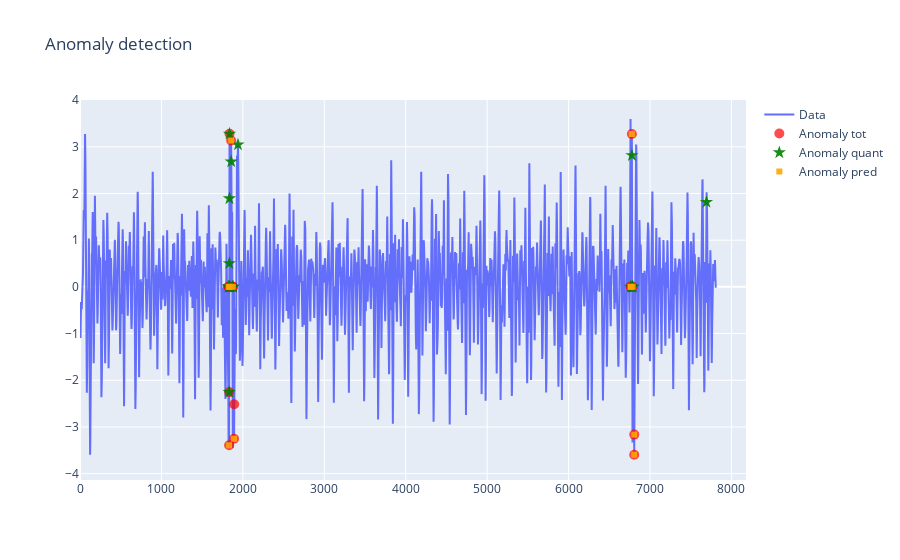

Write notebook code for a chart like this one.
### Code cell
fig = go.Figure()
fig.add_trace(go.Scatter(x= np.arange(low_limit,up_limit,1), y= y_test, name='Data'))


diff_quant = abs(quant10-quant90)
diff_pred = abs(y_test-quant50)

mask = diff_quant+diff_pred > np.max(diff_quant+diff_pred)/2
print("Detected with both prediction and quantiles", np.shape(np.where(mask==1))[1] , "anomalies")

fig.add_trace(go.Scatter(x= np.reshape(np.where(mask==1) , (np.shape(np.where(mask==1))[1]) ), y= y_test[mask], name='Anomaly tot', mode='markers', marker = dict(color="red", size = 10, opacity=0.7)))
fig.update_layout(showlegend=True, title='Anomaly detection')




mask = diff_quant > np.max(diff_quant)/2
print("Detected with quantiles", np.shape(np.where(mask==1))[1] , "anomalies")

fig.add_trace(go.Scatter(x= np.reshape(np.where(mask==1) , (np.shape(np.where(mask==1))[1]) ), y= y_test[mask], name='Anomaly quant', mode='markers', marker = dict(color="green", symbol='star', opacity=0.9, size = 10)))
fig.update_layout(showlegend=True, title='Anomaly detection')




mask = diff_pred > np.max(diff_pred)/2
print("Detected with prediction", np.shape(np.where(mask==1))[1] , "anomalies")

fig.add_trace(go.Scatter(x= np.reshape(np.where(mask==1) , (np.shape(np.where(mask==1))[1]) ), y= y_test[mask], name='Anomaly pred', mode='markers', marker = dict(color="orange", symbol='square',opacity=0.9)))


fig.update_layout(showlegend=True, title='Anomaly detection')
fig.show()

### Figure 1 — Plotly figure (JSON) as saved in the notebook; plotly's stock layout.template omitted (floating-point values rounded to 4 significant figures; data arrays with more than 128 entries replaced by an {"elided": "..."} marker saying what was removed)
{"data": [{"name": "Data", "type": "scatter", "x": {"elided": "7808 int values"}, "y": {"elided": "7808 float values"}}, {"marker": {"color": "red", "opacity": 0.7, "size": 10}, "mode": "markers", "name": "Anomaly tot", "type": "scatter", "x": [1825, 1826, 1831, 1832, 1836, 1837, 1856, 1877, 1878, 1892, 1893, 6762, 6763, 6777, 6786, 6806, 6807], "y": [0.0006732, 0.0006732, -3.393, -2.254, 3.278, 0.0006732, 3.134, 0.0006732, 0.0006732, -3.253, -2.516, 0.0006732, 0.0006732, 3.274, 0.0006732, -3.596, -3.165]}, {"marker": {"color": "green", "opacity": 0.9, "size": 10, "symbol": "star"}, "mode": "markers", "name": "Anomaly quant", "type": "scatter", "x": [1826, 1827, 1832, 1834, 1835, 1836, 1837, 1838, 1857, 1878, 1879, 1940, 6763, 6778, 6787, 6788, 7693], "y": [0.0006732, 0.0006732, -2.254, 0.5045, 1.893, 3.278, 0.0006732, 0.0006732, 2.684, 0.0006732, 0.0006732, 3.046, 0.0006732, 2.818, 0.0006732, 0.0006732, 1.814]}, {"marker": {"color": "orange", "opacity": 0.9, "symbol": "square"}, "mode": "markers", "name": "Anomaly pred", "type": "scatter", "x": [1825, 1831, 1837, 1856, 1877, 1892, 6762, 6763, 6777, 6786, 6806, 6807], "y": [0.0006732, -3.393, 0.0006732, 3.134, 0.0006732, -3.253, 0.0006732, 0.0006732, 3.274, 0.0006732, -3.596, -3.165]}], "layout": {"showlegend": true, "title": {"text": "Anomaly detection"}}}
